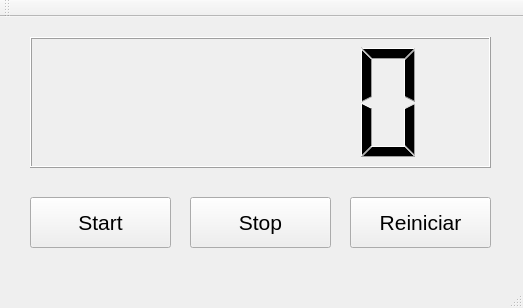
<?xml version="1.0" encoding="UTF-8"?>
<ui version="4.0">
 <class>MainWindow</class>
 <widget class="QMainWindow" name="MainWindow">
  <property name="geometry">
   <rect>
    <x>0</x>
    <y>0</y>
    <width>523</width>
    <height>308</height>
   </rect>
  </property>
  <property name="windowTitle">
   <string>MainWindow</string>
  </property>
  <widget class="QWidget" name="centralWidget">
   <widget class="QLCDNumber" name="lcdNumber">
    <property name="geometry">
     <rect>
      <x>30</x>
      <y>20</y>
      <width>461</width>
      <height>131</height>
     </rect>
    </property>
   </widget>
   <widget class="QPushButton" name="btnStart">
    <property name="geometry">
     <rect>
      <x>30</x>
      <y>180</y>
      <width>141</width>
      <height>51</height>
     </rect>
    </property>
    <property name="font">
     <font>
      <pointsize>16</pointsize>
     </font>
    </property>
    <property name="text">
     <string>Start</string>
    </property>
   </widget>
   <widget class="QPushButton" name="btnStop">
    <property name="geometry">
     <rect>
      <x>190</x>
      <y>180</y>
      <width>141</width>
      <height>51</height>
     </rect>
    </property>
    <property name="font">
     <font>
      <pointsize>16</pointsize>
     </font>
    </property>
    <property name="text">
     <string>Stop</string>
    </property>
   </widget>
   <widget class="QPushButton" name="btnReiniciar">
    <property name="geometry">
     <rect>
      <x>350</x>
      <y>180</y>
      <width>141</width>
      <height>51</height>
     </rect>
    </property>
    <property name="font">
     <font>
      <pointsize>16</pointsize>
     </font>
    </property>
    <property name="text">
     <string>Reiniciar</string>
    </property>
   </widget>
  </widget>
  <widget class="QMenuBar" name="menuBar">
   <property name="geometry">
    <rect>
     <x>0</x>
     <y>0</y>
     <width>523</width>
     <height>21</height>
    </rect>
   </property>
  </widget>
  <widget class="QToolBar" name="mainToolBar">
   <attribute name="toolBarArea">
    <enum>TopToolBarArea</enum>
   </attribute>
   <attribute name="toolBarBreak">
    <bool>false</bool>
   </attribute>
  </widget>
  <widget class="QStatusBar" name="statusBar"/>
 </widget>
 <layoutdefault spacing="6" margin="11"/>
 <resources/>
 <connections/>
</ui>
